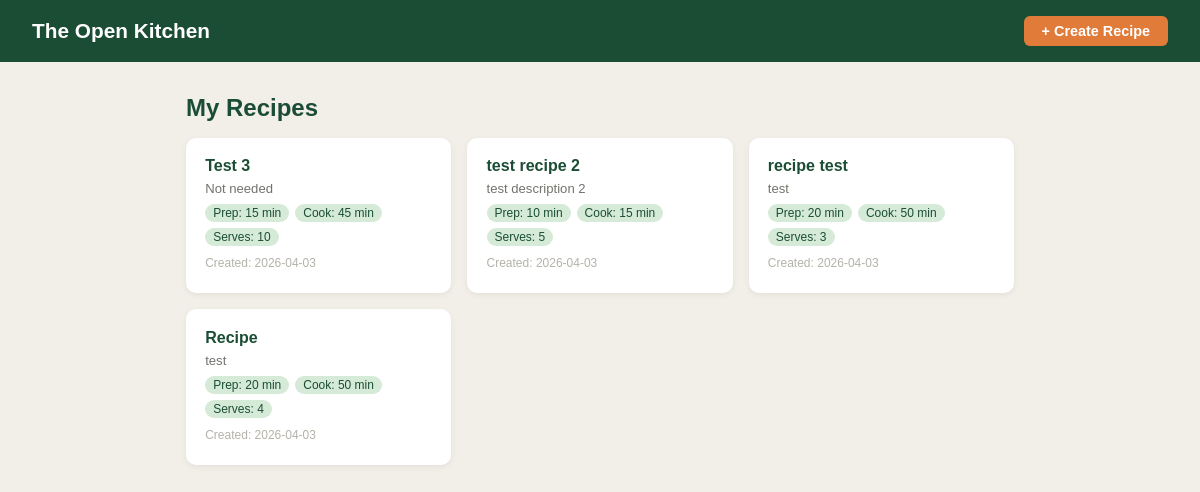
Before: / with the older database file.
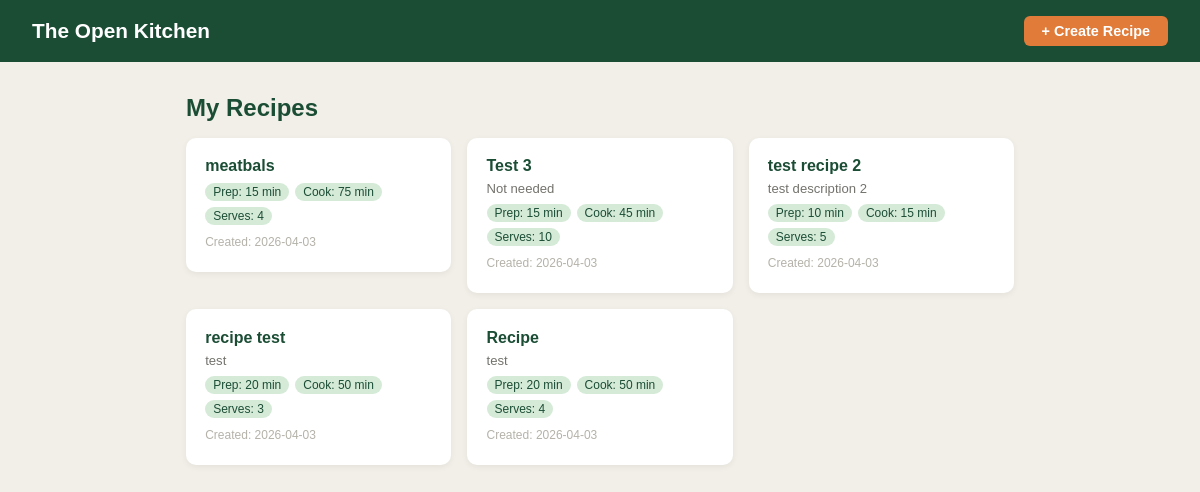
After: the same page with the newer database file.
### app/models.py (models this page shows, shortened)
class Recipe(db.Model):
    __tablename__ = 'recipes'
    id           = db.Column(db.Integer,     primary_key=True)
    authorID     = db.Column(db.Integer,     db.ForeignKey('users.id'),   unique=False, nullable=False)
    title        = db.Column(db.String(150), unique=False, nullable=False)
    description  = db.Column(db.Text,        unique=False, nullable=True)
    instructions = db.Column(db.Text,        unique=False, nullable=False)
    forkedFrom   = db.Column(db.Integer,     db.ForeignKey('recipes.id'), unique=False, nullable=True)
    baseServings = db.Column(db.Integer,     unique=False, nullable=False)
    prepTime     = db.Column(db.Integer,     unique=False, nullable=True)
    cookTime     = db.Column(db.Integer,     unique=False, nullable=True)
    dateCreated  = db.Column(db.DateTime,    unique=False, nullable=False, default=datetime.now)
    ingredients  = db.relationship('Ingredient',       backref='recipe', lazy=True, cascade='all, delete-orphan')
    categories   = db.relationship('RecipeCategory',   backref='recipe', lazy=True, cascade='all, delete-orphan')
    dietary_tags = db.relationship('RecipeDietaryTag', backref='recipe', lazy=True, cascade='all, delete-orphan')
    allergens    = db.relationship('RecipeAllergen',   backref='recipe', lazy=True, cascade='all, delete-orphan')

### app/routes.py (the view)
@app.route('/')
def dashboard():
    recipes = Recipe.query.order_by(Recipe.dateCreated.desc()).all()
    return render_template('dashboard.html', recipes=recipes)

### app/templates/dashboard.html (shortened to what this page needs)
{% extends "base.html" %}
{% block content %}
<h2>My Recipes</h2>
{% if recipes %}
<div class="grid">
    {% for r in recipes %}
    <a href="{{ url_for('view_recipe', recipe_id=r.id) }}" class="card-link">
        <div class="card">
            <h3>{{ r.title }}</h3>
            {% if r.description %}
            <p>{{ r.description }}</p>
            {% endif %}
            <div class="tags">
                {% if r.prepTime %}
                <span class="tag">Prep: {{ r.prepTime }} min</span>
                {% endif %}
                {% if r.cookTime %}
                <span class="tag">Cook: {{ r.cookTime }} min</span>
                {% endif %}
                {% if r.baseServings %}
                <span class="tag">Serves: {{ r.baseServings }}</span>
                {% endif %}
            </div>
            <p style="margin-top:10px; font-size:0.75rem; color:#b4b2a9;">
                Created: {{ r.dateCreated.strftime('%Y-%m-%d') }}
            </p>
        </div>
    </a>
    {% endfor %}
</div>
{% else %}
<div class="empty">
    <p>No recipes yet. Start by creating one!</p>
    <a href="/recipe/create">Create your first recipe</a>
</div>
{% endif %}
{% endblock %}

### app/templates/base.html (shortened to what this page needs)
<!DOCTYPE html>
<html lang="en">
<head>
</head>
<body>
<nav>
    <a class="brand" href="/">The Open Kitchen</a>
    <a class="btn-nav" href="/recipe/create">+ Create Recipe</a>
</nav>
<div class="container">
    {% block content %}{% endblock %}
</div>
</body>
</html>

### app/templates/base.html (style rules this page uses)
* { box-sizing: border-box; margin: 0; padding: 0; }
body { font-family: Helvetica, Arial, sans-serif; background: #f1efe8; color: #3d3d3a; }
nav { background: #1B4D35; color: white; padding: 1rem 2rem; display: flex; justify-content: space-between; align-items: center; }
nav a.brand { color: white; text-decoration: none; font-size: 1.3rem; font-weight: bold; }
nav a.btn-nav { background: #E07B39; color: white; padding: 7px 18px; border-radius: 6px; text-decoration: none; font-size: 0.9rem; font-weight: bold; }
.container { max-width: 860px; margin: 2rem auto; padding: 0 1rem; }

### app/templates/dashboard.html (style rules this page uses)
h2 { color: #1B4D35; margin-bottom: 1rem; }
.grid { display: grid; grid-template-columns: repeat(auto-fill, minmax(250px, 1fr)); gap: 1rem; }
.card-link { text-decoration: none; color: inherit; display: block; }
.card { background: white; border-radius: 10px; padding: 1.2rem; box-shadow: 0 2px 6px rgba(0,0,0,0.06); transition: transform 0.15s, box-shadow 0.15s; cursor: pointer; }
.card h3 { color: #1B4D35; font-size: 1rem; margin-bottom: 6px; }
.card p { font-size: 0.82rem; color: #73726c; margin-bottom: 4px; }
.tags { display: flex; flex-wrap: wrap; gap: 6px; margin-top: 8px; }
.tag { background: #d6ead8; color: #1B4D35; font-size: 0.75rem; padding: 2px 8px; border-radius: 12px; }

Changed rows visible on the page:
added Recipe: title "meatbals", prepTime "15", cookTime "75", baseServings "4", dateCreated "2026-04-03"
